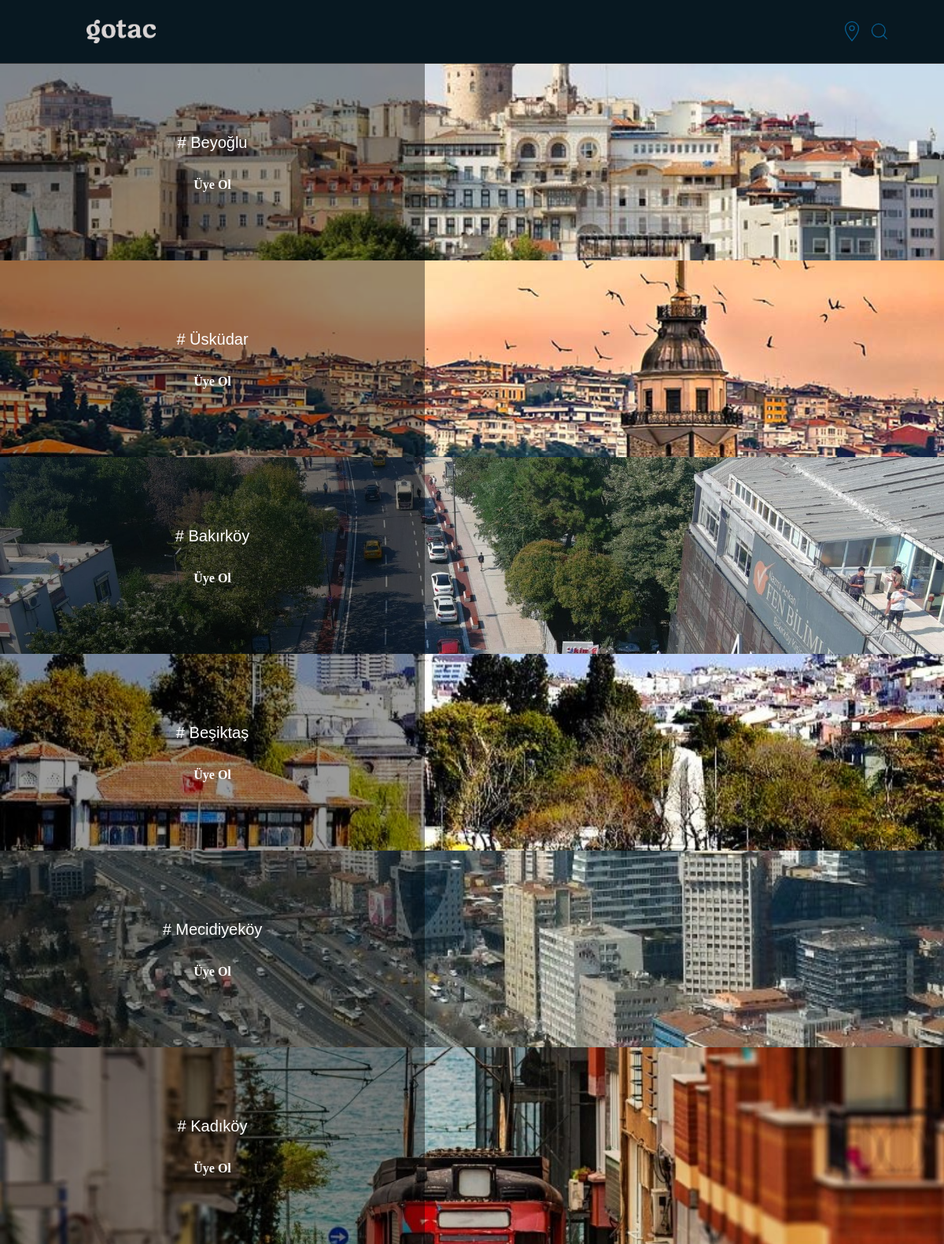
/activities/place/, run on the app's committed database.
### activities/models.py (models this page shows)
class places(models.Model):
    id = models.AutoField(auto_created=True, primary_key=True, serialize=False, verbose_name='ID')
    name = models.CharField(max_length=30,verbose_name="place")
    pic = models.ImageField(upload_to = 'uploads/places/',verbose_name="pic",blank=True, null=True)
    def __str__(self):
        return self.name

### activities/views.py (the view)
# urls.py: path('place/',allplaces,name="allplaces"),
def allplaces(request):
    allplaces = places.objects.all()
    allplaces  = list(allplaces)
    random.shuffle(allplaces)
    values= {
        "places":allplaces,
    }
    return render(request,"activities/places.html",values)

### templates/activities/places.html (shortened to what this page needs)
{% extends "layout.html" %}
{% load static %}
{% block body1 %}
<div class="grid-container">
  {% if places.all.count != 0 %}
    {% for value in places %}
      <div class="grid-item">
        <div class="uk-height-medium uk-flex uk-flex-center uk-flex-middle uk-background-cover uk-light relative" style="background-image: url('{{ value.pic.url }}');" data-src="{{ value.pic.url }}" uk-img>
          <div class="overlay">
            <h4># {{ value }}</h4>
            {% if request.user.is_authenticated %}
            {% if value not in request.user.wantToKnowPlac.all %}
            <div>
              <a href="javascript:void(0);" onclick="togglePlactag({{ value.id }});" class="place-button" data-place-id="{{ value.id }}" uk-icon="icon:bookmark;ratio:1.6"></a>
            </div>
            {% else %}
            <div class="icon-container">
              <a href="javascript:void(0);" onclick="togglePlactag({{ value.id }});" class="place-button" data-place-id="{{ value.id }}" uk-icon="icon:close;ratio:1.6"></a>
            </div>
            {% endif %}
            {% else %}
            <a href="/account/register">Üye Ol</a>
            {% endif %}
          </div>
        </div>
      </div>
    {% endfor %}
  {% endif %}
</div>
{% endblock body1 %}
{% block tags %}
<span uk-icon="icon: location;ratio:1.3" style="color:#075f92 ;"></span>
<span uk-icon="icon: search;ratio:1.2" style="color:#075f92 ;margin-left: 10px;"></span>
{% endblock tags %}

### templates/activities/places.html (style rules this page uses)
.grid-item { position: relative; max-height: 250px; overflow: hidden; }
.overlay { position: absolute; top: 0; left: 0; width: 45%; height: 100%; background-color: rgba(0, 0, 0, 0.4); display: flex; flex-direction: column; align-items: center; justify-content: center; }
.uk-background-cover::before { content: ""; position: absolute; top: 0; left: 0; width: 100%; height: 100%; background-color: rgba(0, 0, 0, 0.2); }
.overlay h4 { margin: 0; color: #fff; font-family: "Arial", sans-serif; font-weight: normal; }

### data on the page
places: pic (picture), name "Beyoğlu"
places: pic (picture), name "Üsküdar"
places: pic (picture), name "Bakırköy"
places: pic (picture), name "Beşiktaş"
places: pic (picture), name "Mecidiyeköy"
places: pic (picture), name "Kadıköy"
